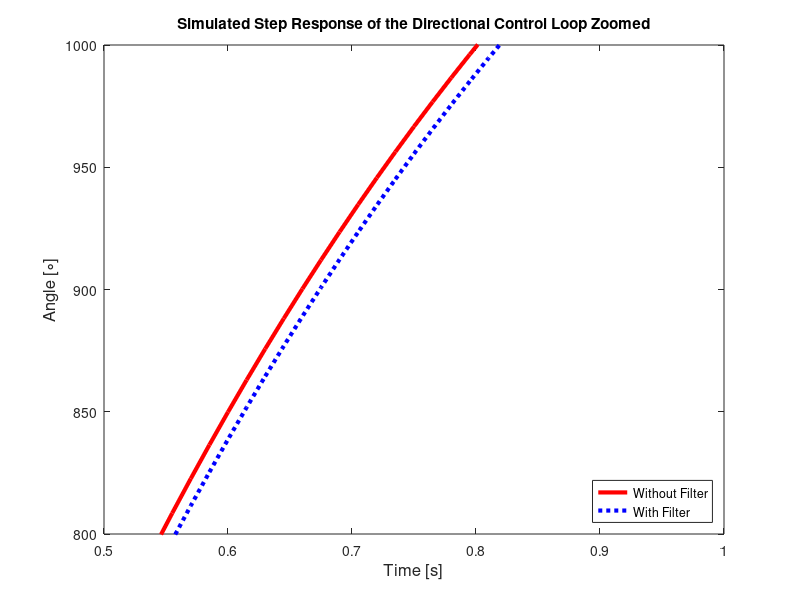

MATLAB code to generate this figure:
close all;
clear all;
clc;



v= 1.4
Ks = 0.5149 * v - 0.1925
%offset = 1360 + 270

 %csvwrite('Filtersimulation.csv',ScopeData);
 %datasim = csvread('sim1.csv');
% 
% Data1 = csvread('stepResponse1670.csv');
% Data2 = csvread('stepResponse1670.2.csv');
 FilterSim = csvread('Filtersimulation.csv');
% Datasim = csvread('sim1.csv');
% 
    time = FilterSim(:,1);
    Data1 = FilterSim(:,2);
    Data2 = FilterSim(:,3);
    
% 
% time   = Data1(:,1);
% angle  = Data1(:,2);
% time2  = Data2(:,1);
% angle2 = Data2(:,2);
% timesim  = Datasim(:,1)*1000;
% anglesim = Datasim(:,2);
% 
% hold;
% P1 = scatter(time,angle,'b');
% P2 = scatter(time2,angle2,'g');
% Psim = plot(timesim,anglesim,'LineWidth',2,'color','r');
%
    
    plot(time,Data2, 'linewidth', 3,'color', 'r');
    hold;
    plot(time,Data1,'linewidth', 3, 'color', 'b', 'Linestyle', ':');

% 
 xlim([0.5 1]);
 ylim([800 1000]);
% 
 title('Simulated Step Response of the Directional Control Loop Zoomed')
 xlabel('Time [s]', 'fontsize', 12)
 ylabel('Angle [\circ]', 'fontsize', 12)
% 
 legend('Without Filter', 'With Filter','Simulation','Location', 'southeast' )
% grid on
% set(gca,'GridLineStyle',':', 'GridColor', 'k', 'GridAlpha', .6)
